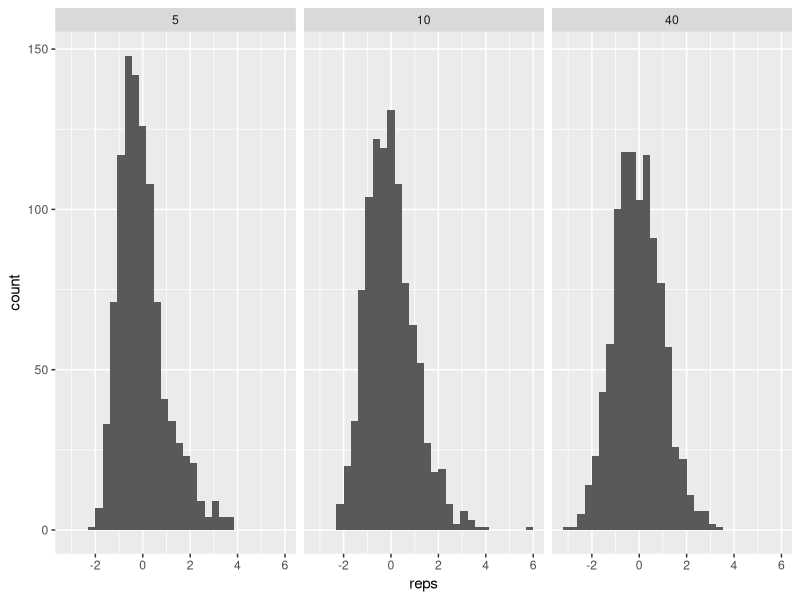
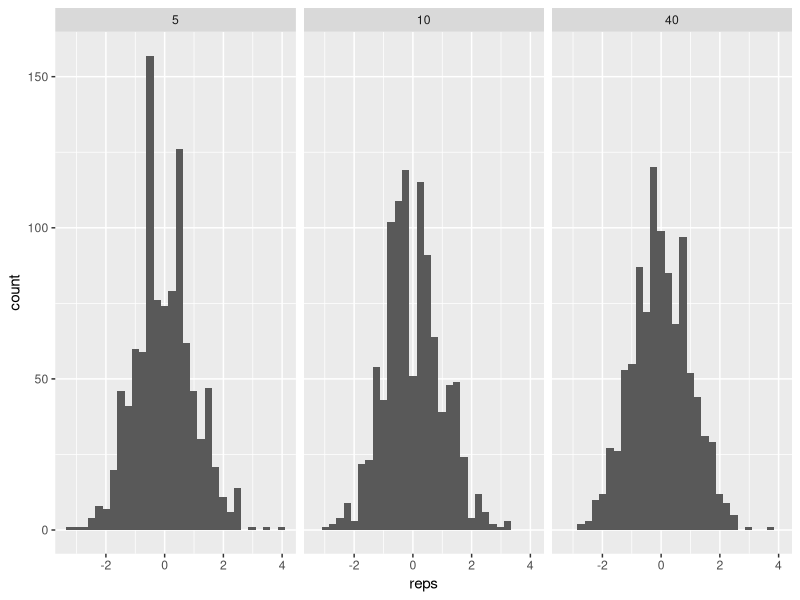

R code for these plots, in order:
## ---- chunk 1
require(ggplot2)
Nrep <- 1000
nvals <- c(5, 10, 40)
lambda <- 1 / 5
# True rate parameter in the exponential.
truemean <- 1 / lambda
# Mean of exp is 1/rate
truevar <- 1 / lambda**2
# var of exp is 1/rate^2.
# We will store our results in a data frame with columns
# reps : Each entry is a centered, scaled sample mean.
# n : the sample size (= 20, 50, 100)
nvec <- rep(nvals, each = Nrep)
reps <- rep(NA, Nrep * length(nvals))
results <- data.frame("n" = as.factor(nvec), "reps" = reps)
# Now let's run our experiment
for (n in nvals) {
  centered_scaled <- rep(NA, Nrep)
  for (i in 1:Nrep) {
    # Repeat expt Nrep times for this n value.
    sample <- rexp(n = n, rate = lambda)
    centered_scaled[i] <- (mean(sample) - truemean) / sqrt(truevar / n)
  }
  results[results$n == n, ]$reps <- centered_scaled
}
# Now let's plot, with one histogram for each of those n values.
pp <- ggplot(results, aes(x = reps))
pp <- pp + geom_histogram(aes())
pp <- pp + facet_wrap(~n)
pp
## ---- chunk 2
# Change the distribution parameters and true statistics
Nrep <- 1000
nvals <- c(5, 10, 40)
lambda <- 5  # Rate parameter for Poisson distribution (mean and variance)

# True mean and variance for the Poisson distribution
truemean <- lambda
truevar <- lambda

# Repeat the remaining code as before
nvec <- rep(nvals, each = Nrep)
reps <- rep(NA, Nrep * length(nvals))
results <- data.frame("n" = as.factor(nvec), "reps" = reps)

# Simulation loop
for (n in nvals) {
  centered_scaled <- rep(NA, Nrep)
  for (i in 1:Nrep) {
    sample <- rpois(n = n, lambda = lambda)
    centered_scaled[i] <- (mean(sample) - truemean) / sqrt(truevar / n)
  }
  results[results$n == n, ]$reps <- centered_scaled
}

# Plotting the results
pp <- ggplot(results, aes(x = reps))
pp <- pp + geom_histogram(aes(), bins = 30)
pp <- pp + facet_wrap(~n)
pp

## ---- chunk 3
ptrue <- 0.8
# 80% of widgets are functional.
n <- 200
# We'll examine 200 widgets.
data <- rbinom(1, size = n, p = ptrue)
## ---- chunk 4
compute_phat <- function(sample) {
  # TODO: code goes here.
  phat <- sample / n
  return(phat)
  # You'll call this like compute_phat( data ), where data is
  # like the variable data in the code block above.
  # Your function should return a single number, ideally between 0 and 1,
  # since it is supposed to be an estimate of probability p.
}
## ---- chunk 5
resample_and_estimate <- function(phat, nsamp) {
  # TODO: write code that

  # 1) Samples from a Binomial with success probabikity phat and size nsamp (phat will be our estimate based on data, nsamp is the size parameter, which we know)
  sample <- rbinom(1, size = nsamp, prob = phat)
  # 2) Compute an estimate of p from that new sample (i.e, by taking the sample mean.)
  sample_mean <- sample / nsamp
  # 3) Return that estimate. Something like 'return sample_mean'
  return(sample_mean)
}
## ---- chunk 6
Nrep <- 100
replicates <- rep(NA, Nrep)

# True parameters
ptrue <- 0.8
n <- 200
data <- rbinom(1, size = n, p = ptrue)

# Step 1: Estimate p from the data
phat <- compute_phat(data)

# Step 2: Generate replicates
for (i in 1:Nrep) {
  replicates[i] <- resample_and_estimate(phat, n)
}

# Step 3: Calculate confidence interval using quantiles
conf_interval <- quantile(replicates, probs = c(0.025, 0.975))
conf_interval

## ---- chunk 7
# TODO: use the quantile() function to get a CI from the variable `replicates`.
# Constructing a 95% confidence interval
conf_level <- 0.95
alpha <- 1 - conf_level
ci <- quantile(replicates, probs = c(alpha / 2, 1 - alpha / 2))


ci

## ---- chunk 8
# Number of experiments, which we call "trials" below and in lecture
Nexpt <- 100
# Increase this once you are sure your code works.
ptrue_in_CI <- rep(NA, Nexpt)
for (i in 1:Nexpt) {
  # TODO: Call a function here that computes a CI, like run_trial from lecture

  ptrue_in_CI[i] <- NA # TODO: update this to be a Boolean that says whether or not ptrue was in the CI on this trial.
}
sum(ptrue_in_CI) / Nexpt
# Compute how many of the trials managed to "catch" ptrue.
## ---- chunk 9
xbar <- data / n
# Reminder: data is just a single number, here.
varhat <- data * (n - data)
## ---- chunk 10
# Step 1: Compute the sample mean
xbar <- data / n

# Step 2: Estimate the variance
varhat <- (data / n) * ((n - data) / n)

# Step 3: Construct the 95% confidence interval
z <- 1.96  # z-score for a 95% confidence level
ci_clt <- c(xbar - z * sqrt(varhat / n), xbar + z * sqrt(varhat / n))

# Display the confidence interval
ci_clt

